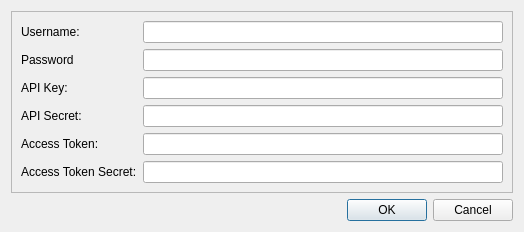
<?xml version="1.0" encoding="UTF-8"?>
<ui version="4.0">
 <class>DebugOAuthCredentialInput</class>
 <widget class="QDialog" name="DebugOAuthCredentialInput">
  <property name="geometry">
   <rect>
    <x>0</x>
    <y>0</y>
    <width>529</width>
    <height>251</height>
   </rect>
  </property>
  <property name="windowTitle">
   <string>Authentication</string>
  </property>
  <property name="modal">
   <bool>true</bool>
  </property>
  <layout class="QVBoxLayout" name="verticalLayout">
   <property name="sizeConstraint">
    <enum>QLayout::SetFixedSize</enum>
   </property>
   <item>
    <widget class="QFrame" name="frame">
     <property name="frameShape">
      <enum>QFrame::StyledPanel</enum>
     </property>
     <property name="frameShadow">
      <enum>QFrame::Raised</enum>
     </property>
     <layout class="QFormLayout" name="formLayout_2">
      <item row="0" column="0" colspan="2">
       <layout class="QFormLayout" name="formLayout">
        <property name="topMargin">
         <number>0</number>
        </property>
        <property name="rightMargin">
         <number>0</number>
        </property>
        <property name="bottomMargin">
         <number>0</number>
        </property>
        <item row="2" column="0">
         <widget class="QLabel" name="label">
          <property name="text">
           <string>API Key:</string>
          </property>
         </widget>
        </item>
        <item row="2" column="1">
         <widget class="QLineEdit" name="apiKey">
          <property name="sizePolicy">
           <sizepolicy hsizetype="Fixed" vsizetype="Fixed">
            <horstretch>0</horstretch>
            <verstretch>0</verstretch>
           </sizepolicy>
          </property>
          <property name="minimumSize">
           <size>
            <width>360</width>
            <height>0</height>
           </size>
          </property>
         </widget>
        </item>
        <item row="3" column="0">
         <widget class="QLabel" name="label_2">
          <property name="text">
           <string>API Secret:</string>
          </property>
         </widget>
        </item>
        <item row="3" column="1">
         <widget class="QLineEdit" name="apiSecret">
          <property name="sizePolicy">
           <sizepolicy hsizetype="Fixed" vsizetype="Fixed">
            <horstretch>0</horstretch>
            <verstretch>0</verstretch>
           </sizepolicy>
          </property>
          <property name="minimumSize">
           <size>
            <width>360</width>
            <height>0</height>
           </size>
          </property>
          <property name="inputMethodHints">
           <set>Qt::ImhHiddenText|Qt::ImhNoAutoUppercase|Qt::ImhNoPredictiveText|Qt::ImhSensitiveData</set>
          </property>
          <property name="echoMode">
           <enum>QLineEdit::Password</enum>
          </property>
         </widget>
        </item>
        <item row="4" column="0">
         <widget class="QLabel" name="label_3">
          <property name="text">
           <string>Access Token:</string>
          </property>
         </widget>
        </item>
        <item row="4" column="1">
         <widget class="QLineEdit" name="accessToken">
          <property name="sizePolicy">
           <sizepolicy hsizetype="Fixed" vsizetype="Fixed">
            <horstretch>0</horstretch>
            <verstretch>0</verstretch>
           </sizepolicy>
          </property>
          <property name="minimumSize">
           <size>
            <width>360</width>
            <height>0</height>
           </size>
          </property>
         </widget>
        </item>
        <item row="5" column="0">
         <widget class="QLabel" name="label_4">
          <property name="text">
           <string>Access Token Secret:</string>
          </property>
         </widget>
        </item>
        <item row="5" column="1">
         <widget class="QLineEdit" name="accessTokenSecret">
          <property name="sizePolicy">
           <sizepolicy hsizetype="Fixed" vsizetype="Fixed">
            <horstretch>0</horstretch>
            <verstretch>0</verstretch>
           </sizepolicy>
          </property>
          <property name="minimumSize">
           <size>
            <width>360</width>
            <height>0</height>
           </size>
          </property>
          <property name="inputMethodHints">
           <set>Qt::ImhHiddenText|Qt::ImhNoAutoUppercase|Qt::ImhNoPredictiveText|Qt::ImhSensitiveData</set>
          </property>
          <property name="echoMode">
           <enum>QLineEdit::Password</enum>
          </property>
         </widget>
        </item>
        <item row="0" column="0">
         <widget class="QLabel" name="label_5">
          <property name="text">
           <string>Username:</string>
          </property>
         </widget>
        </item>
        <item row="1" column="0">
         <widget class="QLabel" name="label_6">
          <property name="text">
           <string>Password</string>
          </property>
         </widget>
        </item>
        <item row="0" column="1">
         <widget class="QLineEdit" name="username">
          <property name="sizePolicy">
           <sizepolicy hsizetype="Fixed" vsizetype="Fixed">
            <horstretch>0</horstretch>
            <verstretch>0</verstretch>
           </sizepolicy>
          </property>
          <property name="minimumSize">
           <size>
            <width>360</width>
            <height>0</height>
           </size>
          </property>
         </widget>
        </item>
        <item row="1" column="1">
         <widget class="QLineEdit" name="password">
          <property name="sizePolicy">
           <sizepolicy hsizetype="Fixed" vsizetype="Fixed">
            <horstretch>0</horstretch>
            <verstretch>0</verstretch>
           </sizepolicy>
          </property>
          <property name="minimumSize">
           <size>
            <width>360</width>
            <height>0</height>
           </size>
          </property>
          <property name="inputMethodHints">
           <set>Qt::ImhHiddenText|Qt::ImhNoAutoUppercase|Qt::ImhNoPredictiveText|Qt::ImhSensitiveData</set>
          </property>
          <property name="echoMode">
           <enum>QLineEdit::Password</enum>
          </property>
         </widget>
        </item>
       </layout>
      </item>
     </layout>
    </widget>
   </item>
   <item>
    <widget class="QDialogButtonBox" name="buttonBox">
     <property name="orientation">
      <enum>Qt::Horizontal</enum>
     </property>
     <property name="standardButtons">
      <set>QDialogButtonBox::Cancel|QDialogButtonBox::Ok</set>
     </property>
    </widget>
   </item>
  </layout>
 </widget>
 <tabstops>
  <tabstop>username</tabstop>
  <tabstop>password</tabstop>
  <tabstop>apiKey</tabstop>
  <tabstop>apiSecret</tabstop>
  <tabstop>accessToken</tabstop>
  <tabstop>accessTokenSecret</tabstop>
 </tabstops>
 <resources/>
 <connections>
  <connection>
   <sender>buttonBox</sender>
   <signal>accepted()</signal>
   <receiver>DebugOAuthCredentialInput</receiver>
   <slot>accept()</slot>
   <hints>
    <hint type="sourcelabel">
     <x>248</x>
     <y>254</y>
    </hint>
    <hint type="destinationlabel">
     <x>157</x>
     <y>274</y>
    </hint>
   </hints>
  </connection>
  <connection>
   <sender>buttonBox</sender>
   <signal>rejected()</signal>
   <receiver>DebugOAuthCredentialInput</receiver>
   <slot>reject()</slot>
   <hints>
    <hint type="sourcelabel">
     <x>316</x>
     <y>260</y>
    </hint>
    <hint type="destinationlabel">
     <x>286</x>
     <y>274</y>
    </hint>
   </hints>
  </connection>
 </connections>
</ui>
